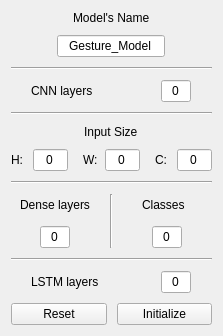
      <widget class="QWidget" name="model_page">
       <layout class="QGridLayout" name="model_gridLayout">
        <item row="0" column="0">
         <layout class="QVBoxLayout" name="model_verticalLayout_1">
          <property name="spacing">
           <number>10</number>
          </property>
          <item>
           <layout class="QVBoxLayout" name="model_verticalLayout_2">
            <item alignment="Qt::AlignHCenter">
             <widget class="QLabel" name="modelName_label">
              <property name="text">
               <string>Model's Name</string>
              </property>
             </widget>
            </item>
            <item alignment="Qt::AlignHCenter">
             <widget class="QLineEdit" name="modelName_lineEdit">
              <property name="minimumSize">
               <size>
                <width>22</width>
                <height>22</height>
               </size>
              </property>
              <property name="maximumSize">
               <size>
                <width>125</width>
                <height>22</height>
               </size>
              </property>
              <property name="text">
               <string>Gesture_Model</string>
              </property>
              <property name="alignment">
               <set>Qt::AlignCenter</set>
              </property>
             </widget>
            </item>
           </layout>
          </item>
          <item>
           <widget class="Line" name="model_line_1">
            <property name="orientation">
             <enum>Qt::Horizontal</enum>
            </property>
           </widget>
          </item>
          <item>
           <layout class="QHBoxLayout" name="model_horizontalLayout_1">
            <item>
             <widget class="QLabel" name="cnn_label">
              <property name="minimumSize">
               <size>
                <width>50</width>
                <height>22</height>
               </size>
              </property>
              <property name="maximumSize">
               <size>
                <width>100</width>
                <height>25</height>
               </size>
              </property>
              <property name="text">
               <string>CNN layers</string>
              </property>
             </widget>
            </item>
            <item>
             <widget class="QLineEdit" name="cnn_lineEdit">
              <property name="minimumSize">
               <size>
                <width>22</width>
                <height>22</height>
               </size>
              </property>
              <property name="maximumSize">
               <size>
                <width>30</width>
                <height>22</height>
               </size>
              </property>
              <property name="text">
               <string>0</string>
              </property>
              <property name="alignment">
               <set>Qt::AlignCenter</set>
              </property>
             </widget>
            </item>
           </layout>
          </item>
          <item>
           <widget class="Line" name="model_line_2">
            <property name="orientation">
             <enum>Qt::Horizontal</enum>
            </property>
           </widget>
          </item>
          <item>
           <layout class="QVBoxLayout" name="model_verticalLayout_3">
            <item alignment="Qt::AlignHCenter">
             <widget class="QLabel" name="inputSize_label">
              <property name="text">
               <string>Input Size</string>
              </property>
             </widget>
            </item>
            <item>
             <layout class="QHBoxLayout" name="model_horizontalLayout_5">
              <property name="spacing">
               <number>15</number>
              </property>
              <item>
               <layout class="QHBoxLayout" name="model_horizontalLayout_6">
                <property name="spacing">
                 <number>0</number>
                </property>
                <item alignment="Qt::AlignRight">
                 <widget class="QLabel" name="height_label">
                  <property name="minimumSize">
                   <size>
                    <width>22</width>
                    <height>22</height>
                   </size>
                  </property>
                  <property name="maximumSize">
                   <size>
                    <width>25</width>
                    <height>22</height>
                   </size>
                  </property>
                  <property name="text">
                   <string>H:</string>
                  </property>
                 </widget>
                </item>
                <item>
                 <widget class="QLineEdit" name="height_lineEdit">
                  <property name="minimumSize">
                   <size>
                    <width>22</width>
                    <height>22</height>
                   </size>
                  </property>
                  <property name="maximumSize">
                   <size>
                    <width>35</width>
                    <height>22</height>
                   </size>
                  </property>
                  <property name="text">
                   <string>0</string>
                  </property>
                  <property name="alignment">
                   <set>Qt::AlignCenter</set>
                  </property>
                 </widget>
                </item>
               </layout>
              </item>
              <item>
               <layout class="QHBoxLayout" name="model_horizontalLayout_7">
                <property name="spacing">
                 <number>0</number>
                </property>
                <item alignment="Qt::AlignRight">
                 <widget class="QLabel" name="width_label">
                  <property name="minimumSize">
                   <size>
                    <width>22</width>
                    <height>22</height>
                   </size>
                  </property>
                  <property name="maximumSize">
                   <size>
                    <width>25</width>
                    <height>22</height>
                   </size>
                  </property>
                  <property name="text">
                   <string>W:</string>
                  </property>
                 </widget>
                </item>
                <item>
                 <widget class="QLineEdit" name="width_lineEdit">
                  <property name="minimumSize">
                   <size>
                    <width>22</width>
                    <height>22</height>
                   </size>
                  </property>
                  <property name="maximumSize">
                   <size>
                    <width>35</width>
                    <height>22</height>
                   </size>
                  </property>
                  <property name="text">
                   <string>0</string>
                  </property>
                  <property name="alignment">
                   <set>Qt::AlignCenter</set>
                  </property>
                 </widget>
                </item>
               </layout>
              </item>
              <item>
               <layout class="QHBoxLayout" name="model_horizontalLayout_8">
                <property name="spacing">
                 <number>0</number>
                </property>
                <item alignment="Qt::AlignRight">
                 <widget class="QLabel" name="channels_label">
                  <property name="minimumSize">
                   <size>
                    <width>22</width>
                    <height>22</height>
                   </size>
                  </property>
                  <property name="maximumSize">
                   <size>
                    <width>25</width>
                    <height>22</height>
                   </size>
                  </property>
                  <property name="text">
                   <string>C:</string>
                  </property>
                 </widget>
                </item>
                <item>
                 <widget class="QLineEdit" name="channels_lineEdit">
                  <property name="minimumSize">
                   <size>
                    <width>22</width>
                    <height>22</height>
                   </size>
                  </property>
                  <property name="maximumSize">
                   <size>
                    <width>35</width>
                    <height>22</height>
                   </size>
                  </property>
                  <property name="text">
                   <string>0</string>
                  </property>
                  <property name="alignment">
                   <set>Qt::AlignCenter</set>
                  </property>
                 </widget>
                </item>
               </layout>
              </item>
             </layout>
            </item>
           </layout>
          </item>
          <item>
           <widget class="Line" name="model_line_3">
            <property name="orientation">
             <enum>Qt::Horizontal</enum>
            </property>
           </widget>
          </item>
          <item>
           <layout class="QHBoxLayout" name="model_horizontalLayout_2">
            <item>
             <layout class="QVBoxLayout" name="model_verticalLayout_4">
              <item alignment="Qt::AlignHCenter|Qt::AlignVCenter">
               <widget class="QLabel" name="dense_label">
                <property name="minimumSize">
                 <size>
                  <width>50</width>
                  <height>22</height>
                 </size>
                </property>
                <property name="maximumSize">
                 <size>
                  <width>100</width>
                  <height>25</height>
                 </size>
                </property>
                <property name="text">
                 <string>Dense layers</string>
                </property>
               </widget>
              </item>
              <item alignment="Qt::AlignHCenter">
               <widget class="QLineEdit" name="dense_lineEdit">
                <property name="minimumSize">
                 <size>
                  <width>22</width>
                  <height>22</height>
                 </size>
                </property>
                <property name="maximumSize">
                 <size>
                  <width>30</width>
                  <height>22</height>
                 </size>
                </property>
                <property name="text">
                 <string>0</string>
                </property>
                <property name="alignment">
                 <set>Qt::AlignCenter</set>
                </property>
               </widget>
              </item>
             </layout>
            </item>
            <item>
             <widget class="Line" name="model_line_5">
              <property name="orientation">
               <enum>Qt::Vertical</enum>
              </property>
             </widget>
            </item>
            <item>
             <layout class="QVBoxLayout" name="model_verticalLayout_5">
              <item alignment="Qt::AlignHCenter|Qt::AlignVCenter">
               <widget class="QLabel" name="classes_label">
                <property name="minimumSize">
                 <size>
                  <width>50</width>
                  <height>22</height>
                 </size>
                </property>
                <property name="maximumSize">
                 <size>
                  <width>100</width>
                  <height>25</height>
                 </size>
                </property>
                <property name="text">
                 <string>Classes</string>
                </property>
               </widget>
              </item>
              <item alignment="Qt::AlignHCenter">
               <widget class="QLineEdit" name="classes_lineEdit">
                <property name="minimumSize">
                 <size>
                  <width>22</width>
                  <height>22</height>
                 </size>
                </property>
                <property name="maximumSize">
                 <size>
                  <width>30</width>
                  <height>22</height>
                 </size>
                </property>
                <property name="text">
                 <string>0</string>
                </property>
                <property name="alignment">
                 <set>Qt::AlignCenter</set>
                </property>
               </widget>
              </item>
             </layout>
            </item>
           </layout>
          </item>
          <item>
           <widget class="Line" name="model_line_4">
            <property name="orientation">
             <enum>Qt::Horizontal</enum>
            </property>
           </widget>
          </item>
          <item>
           <layout class="QHBoxLayout" name="model_horizontalLayout_3">
            <item>
             <widget class="QLabel" name="lstm_label">
              <property name="minimumSize">
               <size>
                <width>50</width>
                <height>22</height>
               </size>
              </property>
              <property name="maximumSize">
               <size>
                <width>100</width>
                <height>25</height>
               </size>
              </property>
              <property name="text">
               <string>LSTM layers</string>
              </property>
             </widget>
            </item>
            <item>
             <widget class="QLineEdit" name="lstm_lineEdit">
              <property name="minimumSize">
               <size>
                <width>22</width>
                <height>22</height>
               </size>
              </property>
              <property name="maximumSize">
               <size>
                <width>30</width>
                <height>22</height>
               </size>
              </property>
              <property name="text">
               <string>0</string>
              </property>
              <property name="alignment">
               <set>Qt::AlignCenter</set>
              </property>
             </widget>
            </item>
           </layout>
          </item>
          <item>
           <layout class="QHBoxLayout" name="model_horizontalLayout_4">
            <item>
             <widget class="QPushButton" name="reset_pushButton">
              <property name="styleSheet">
               <string notr="true"/>
              </property>
              <property name="text">
               <string>Reset</string>
              </property>
             </widget>
            </item>
            <item>
             <widget class="QPushButton" name="initialize_pushButton">
              <property name="text">
               <string>Initialize</string>
              </property>
             </widget>
            </item>
           </layout>
          </item>
         </layout>
        </item>
       </layout>
      </widget>
